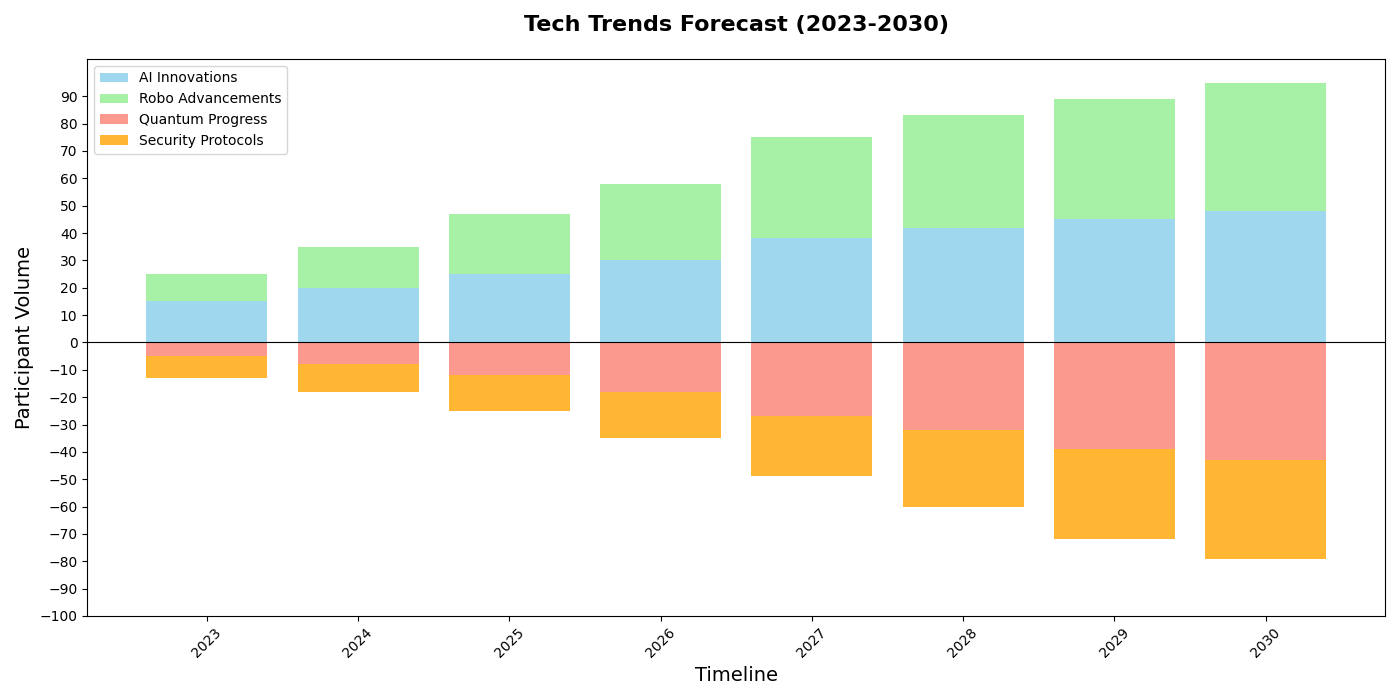

Here is the Python script that generated this plot:
import matplotlib.pyplot as plt
import numpy as np

years = np.arange(2023, 2031)
ai_exhibitors = [15, 20, 25, 30, 38, 42, 45, 48]
robotics_exhibitors = [10, 15, 22, 28, 37, 41, 44, 47]
quantum_exhibitors = [-5, -8, -12, -18, -27, -32, -39, -43]
cybersecurity_exhibitors = [-8, -10, -13, -17, -22, -28, -33, -36]

fig, ax = plt.subplots(figsize=(14, 7))

ax.bar(years, ai_exhibitors, label='AI Innovations', color='skyblue', alpha=0.8)
ax.bar(years, robotics_exhibitors, bottom=ai_exhibitors, label='Robo Advancements', color='lightgreen', alpha=0.8)
ax.bar(years, quantum_exhibitors, label='Quantum Progress', color='salmon', alpha=0.8)
ax.bar(years, cybersecurity_exhibitors, bottom=quantum_exhibitors, label='Security Protocols', color='orange', alpha=0.8)

ax.set_title('Tech Trends Forecast (2023-2030)', fontsize=16, fontweight='bold', pad=20)
ax.set_xlabel('Timeline', fontsize=14)
ax.set_ylabel('Participant Volume', fontsize=14)

ax.set_xticks(years)
ax.set_xticklabels(years, rotation=45)
ax.set_yticks(np.arange(-100, 100, step=10))

plt.tight_layout()
plt.legend(loc='upper left')
plt.axhline(0, color='black', linewidth=0.8)  # Central axis line
plt.show()
